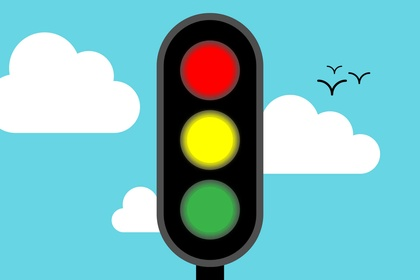
%> input picture test2.jpg, 420 x 280 px, shrunk from 1584 x 1056 before the run
$ octave 22_traffic05.m   (GNU Octave 9; MATLAB toolbox functions it lacks are replaced by stand-ins)
%> lines starting %> are read from the running program, lines starting %| are printed output that depends on the picture; in (x1, y1, x2, y2) boxes, pixels count from 0 and x2, y2 are one past the last pixel; in counts of white or black regions, pixels touching at a corner belong together; the program's own positions count from 1
clc
clear all

pkg load image


img = imread("test2.jpg");
%> img is the input picture: size 280x420x3 uint8; mean R, G, B 120.7, 186.4, 189
[nrow,ncol,color] = size(img);
%> nrow = 280; ncol = 420; color = 3
figure(1)
imshow(img)

threshold = 95/255;
g_img = img(:,:,1);
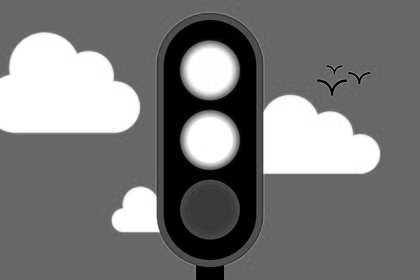
%> g_img: size 280x420 uint8; min 0, max 255, mean 120.7
bw_img_green = im2bw(g_img,threshold);
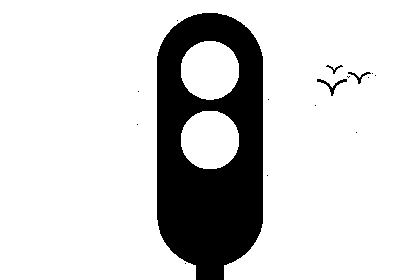
%> bw_img_green: size 280x420 logical; 83.2% white; 16 black regions (12 under 20 px), largest, box (x1, y1, x2, y2) and area: (157, 13, 263, 280) 19521, (317, 79, 347, 96) 117, (348, 72, 371, 84) 69, (326, 65, 343, 74) 41

g_img = img(:,:,2);
bw_img_red = im2bw(g_img,threshold);
%> bw_img_red: size 280x420 logical; 83.4% white; 4 black regions, box (x1, y1, x2, y2) and area: (157, 14, 263, 280) 19425, (317, 80, 347, 95) 83, (349, 72, 370, 84) 45, (327, 66, 342, 74) 22

g_img = img(:,:,3);
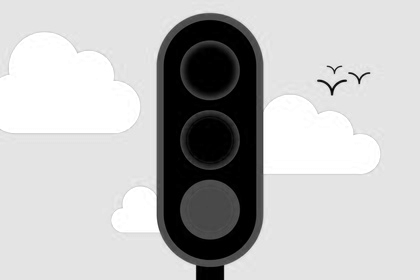
%> g_img: size 280x420 uint8; min 0, max 255, mean 189
bw_img_yellow = im2bw(g_img,threshold);
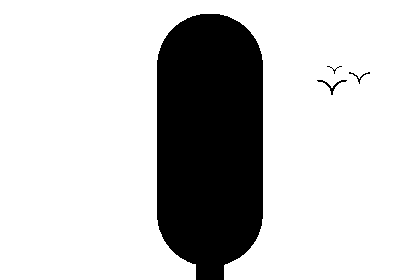
%> bw_img_yellow: size 280x420 logical; 78.8% white; 4 black regions, box (x1, y1, x2, y2) and area: (157, 14, 263, 280) 24795, (317, 80, 347, 95) 83, (349, 72, 370, 84) 43, (327, 66, 342, 74) 20

color_img_green = zeros(nrow,ncol,color);
color_img_red = zeros(nrow,ncol,color);
color_img_yellow = zeros(nrow,ncol,color);


for i = 1:nrow
  for j = 1:ncol
    if bw_img_green(i,j) == 0
      color_img_green(i,j,:) = img(i,j,:);
    endif
    if bw_img_red(i,j) == 0
      color_img_red(i,j,:) = img(i,j,:);
    endif
    if bw_img_red(i,j) == 1 && bw_img_green(i,j) == 1 && bw_img_yellow(i,j) == 0
      color_img_yellow(i,j,:) = img(i,j,:);
    endif
  endfor
endfor
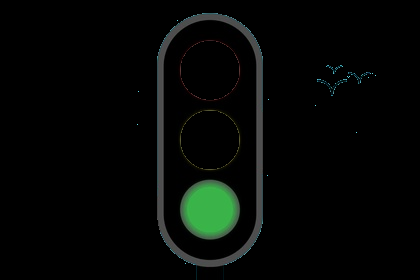
%> color_img_green: size 280x420x3 double; mean R, G, B 4.5, 7, 5
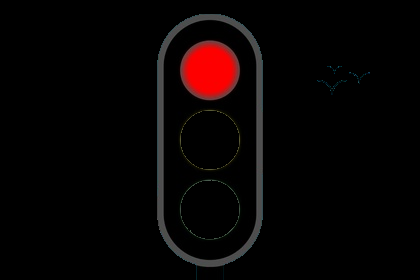
%> color_img_red: size 280x420x3 double; mean R, G, B 8, 3.5, 3.4
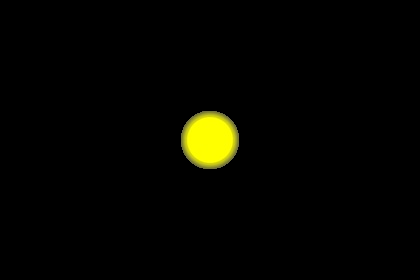
%> color_img_yellow: size 280x420x3 double; mean R, G, B 5, 5, 0.4

color_img_green = uint8(color_img_green);
%> color_img_green: size 280x420x3 uint8
color_img_red = uint8(color_img_red);
%> color_img_red: size 280x420x3 uint8
color_img_yellow = uint8(color_img_yellow);
%> color_img_yellow: size 280x420x3 uint8
figure(2)
imshow(color_img_green)
figure(3)
imshow(color_img_red)
figure(4)
imshow(color_img_yellow)
figure(5)
imshow(bw_img_green)
figure(6)
imshow(bw_img_red)

$ run again, with test1.jpg copied over test2.jpg
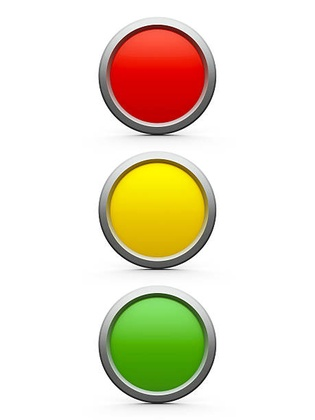
%> input picture test1.jpg, 315 x 420 px, shrunk from 459 x 612 before the run
%> img is the input picture: size 420x315x3 uint8; mean R, G, B 232.6, 225, 205
%> `bw_img_green = im2bw(g_img,threshold);`:
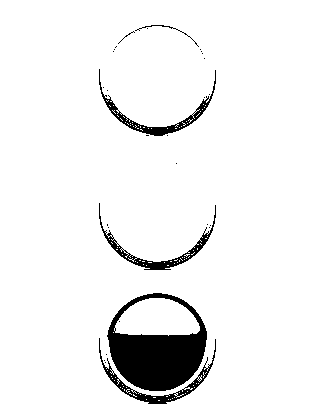
%> bw_img_green: size 420x315 logical; 94% white; 30 black regions (25 under 20 px), largest, box (x1, y1, x2, y2) and area: (107, 293, 207, 391) 5113, (99, 69, 216, 136) 916, (99, 203, 216, 270) 908, (99, 338, 216, 404) 897, (135, 25, 199, 47) 74
%> bw_img_red: size 420x315 logical; 91.8% white; 31 black regions (25 under 20 px), largest, box (x1, y1, x2, y2) and area: (107, 25, 208, 123) 7633, (99, 69, 216, 136) 913, (99, 203, 216, 270) 896, (99, 338, 216, 404) 894, (110, 293, 205, 328) 367, (118, 159, 196, 182) 166
%> bw_img_yellow: size 420x315 logical; 80.8% white; 19 black regions (13 under 20 px), largest, box (x1, y1, x2, y2) and area: (106, 159, 208, 257) 7712, (107, 25, 208, 123) 7652, (107, 293, 208, 392) 7098, (99, 203, 216, 270) 993, (99, 338, 216, 404) 957, (99, 69, 216, 136) 950
%> after the loop `for i = 1:nrow`:
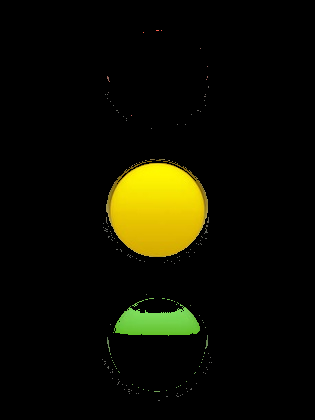
%> color_img_yellow: size 420x315x3 double; mean R, G, B 14.8, 14.6, 1.5

$ run again, with test4.jpg copied over test2.jpg
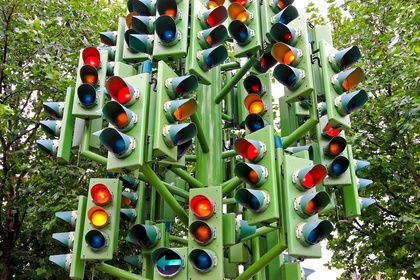
%> input picture test4.jpg, 420 x 280 px, shrunk from 1000 x 667 before the run
%> img is the input picture: size 280x420x3 uint8; mean R, G, B 102.3, 116.6, 76.9
%> `bw_img_green = im2bw(g_img,threshold);`:
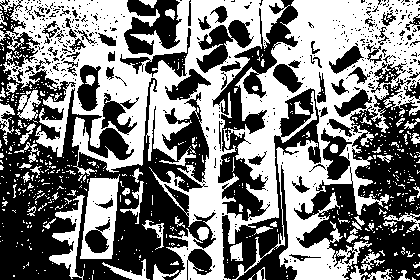
%> bw_img_green: size 280x420 logical; 49.3% white; 598 white regions (529 under 20 px), largest, box (x1, y1, x2, y2) and area: (0, 0, 420, 280) 48233, (80, 174, 120, 259) 1935, (49, 195, 85, 280) 995
%> bw_img_red: size 280x420 logical; 57.5% white; 629 black regions (554 under 20 px), largest, box (x1, y1, x2, y2) and area: (0, 34, 216, 280) 15324, (297, 106, 420, 280) 8992, (215, 0, 301, 133) 3645
%> bw_img_yellow: size 280x420 logical; 33.4% white; 796 white regions (670 under 20 px), largest, box (x1, y1, x2, y2) and area: (228, 0, 389, 280) 12212, (34, 0, 262, 170) 10566, (188, 84, 268, 280) 2377
%> after the loop `for i = 1:nrow`:
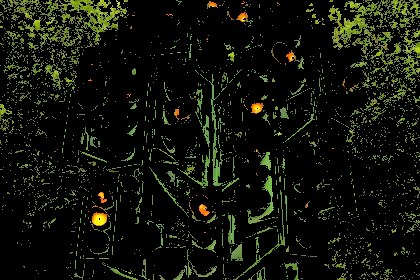
%> color_img_yellow: size 280x420x3 double; mean R, G, B 16.3, 19, 8.8
